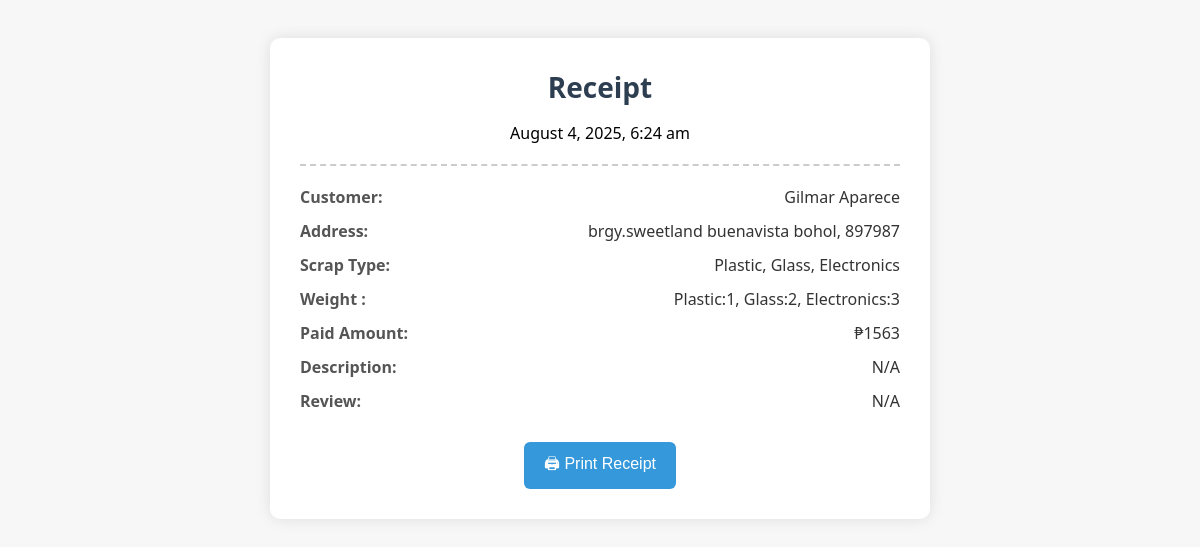
Page /receipt.php?id=92 (signed in) on the committed database.
### tables this page shows
CREATE TABLE `documentation` (
  `id` int(11) NOT NULL,
  `description` varchar(255) NOT NULL,
  `review` varchar(255) NOT NULL,
  `image` text NOT NULL,
  `created_at` timestamp NOT NULL DEFAULT current_timestamp(),
  `collector_id` int(11) NOT NULL,
  `customer_id` int(11) NOT NULL,
  `pickup_id` int(11) NOT NULL COMMENT 'completed',
  `admin_id` int(11) NOT NULL
);

CREATE TABLE `users` (
  `id` int(11) NOT NULL,
  `first_name` varchar(255) NOT NULL,
  `last_name` varchar(255) NOT NULL,
  `email` varchar(255) NOT NULL,
  `address` varchar(255) NOT NULL,
  `number` varchar(255) NOT NULL,
  `user_type` text NOT NULL DEFAULT 'collector',
  `image` varchar(255) NOT NULL DEFAULT '1.png',
  `password` varchar(255) NOT NULL,
  `status` varchar(255) NOT NULL DEFAULT 'deactivate',
  `created_at` timestamp NOT NULL DEFAULT current_timestamp(),
  `verification_code` varchar(255) NOT NULL,
  `is_verified` tinyint(1) DEFAULT 0
);

CREATE TABLE `pickup_requests` (
  `id` int(11) NOT NULL,
  `name` varchar(100) DEFAULT NULL,
  `address` text DEFAULT NULL,
  `contact_number` varchar(15) DEFAULT NULL,
  `junk_type` varchar(50) DEFAULT NULL,
  `description` text DEFAULT NULL,
  `preferred_date` date DEFAULT NULL,
  `status` varchar(20) DEFAULT 'Pending',
  `created_at` timestamp NOT NULL DEFAULT current_timestamp(),
  `customer_id` int(11) NOT NULL,
  `collector_id` int(11) NOT NULL,
  `paid` varchar(255) NOT NULL,
  `paid_at` timestamp NOT NULL DEFAULT current_timestamp(),
  `kl` varchar(255) NOT NULL,
  `admin_id` int(11) NOT NULL
);

### receipt.php (the view, shortened to what this page needs)
<?php
include './db/database.php';
$collector_id = $_SESSION['collector_id'] ?? null;
$id = $_GET['id'] ?? null;
$query = "SELECT documentation.*, users.first_name, users.last_name, users.address,
                 pickup_requests.paid, pickup_requests.kl, pickup_requests.junk_type
          FROM documentation
          LEFT JOIN users ON documentation.customer_id = users.id
          LEFT JOIN pickup_requests ON documentation.customer_id = pickup_requests.customer_id
                                    AND documentation.collector_id = pickup_requests.collector_id
          WHERE documentation.id = '$id' AND documentation.collector_id = '$collector_id'";
$result = mysqli_query($conn, $query);
$data = mysqli_fetch_assoc($result);
?>
<!DOCTYPE html>
<html>
<head>
</head>
<body>
    <div class="receipt-container">
        <div class="receipt-header">
            <h2> Receipt</h2>
            <p><?= date('F j, Y, g:i a', strtotime($data['created_at'])) ?></p>
        </div>
        <div class="receipt-body">
            <div class="receipt-row">
                <div class="label">Customer:</div>
                <div class="value"><?= htmlspecialchars($data['first_name'] . ' ' . $data['last_name']) ?></div>
            </div>
            <div class="receipt-row">
                <div class="label">Address:</div>
                <div class="value"><?= htmlspecialchars($data['address']) ?></div>
            </div>
            <div class="receipt-row">
                <div class="label">Scrap Type:</div>
                <div class="value"><?= htmlspecialchars($data['junk_type']) ?></div>
            </div>
            <div class="receipt-row">
                <div class="label">Weight :</div>
                <div class="value"><?= htmlspecialchars($data['kl']) ?></div>
            </div>
            <div class="receipt-row">
                <div class="label">Paid Amount:</div>
                <div class="value">₱<?= htmlspecialchars($data['paid']) ?></div>
            </div>
            <div class="receipt-row">
                <div class="label">Description:</div>
                <div class="value"><?= !empty($row['description']) ? htmlspecialchars($row['description']) : 'N/A' ?></div>
            </div>
            <div class="receipt-row">
                <div class="label">Review:</div>
                <div class="value"><?= !empty($row['review']) ? htmlspecialchars($row['review']) : 'N/A' ?></div>
            </div>
        </div>
        <button class="print-btn" onclick="window.print()">🖨 Print Receipt</button>
    </div>
</body>
</html>

### receipt.php (style rules this page uses)
body { font-family: 'Segoe UI', sans-serif; background: #f7f7f7; padding: 30px; }
.receipt-container { max-width: 600px; background: white; padding: 30px; margin: auto; border-radius: 10px; box-shadow: 0 0 15px rgba(0,0,0,0.1); }
.receipt-header { text-align: center; margin-bottom: 20px; }
.receipt-header h2 { margin: 0; font-size: 28px; color: #2c3e50; }
.receipt-body { border-top: 2px dashed #ccc; padding-top: 20px; }
.receipt-row { margin-bottom: 12px; display: flex; justify-content: space-between; }
.label { font-weight: bold; color: #555; }
.value { color: #333; }
.print-btn { display: block; margin: 30px auto 0; padding: 10px 20px; background: #3498db; color: white; border: none; border-radius: 6px; cursor: pointer; font-size: 16px; }

### rows in the picture
documentation: created_at "August 4, 2025, 6:24 am"
users: first_name+last_name "Gilmar Aparece", address "brgy.sweetland buenavista bohol, 897987"
pickup_requests: junk_type "Plastic, Glass, Electronics", kl "Plastic:1, Glass:2, Electronics:3", paid "1563"
